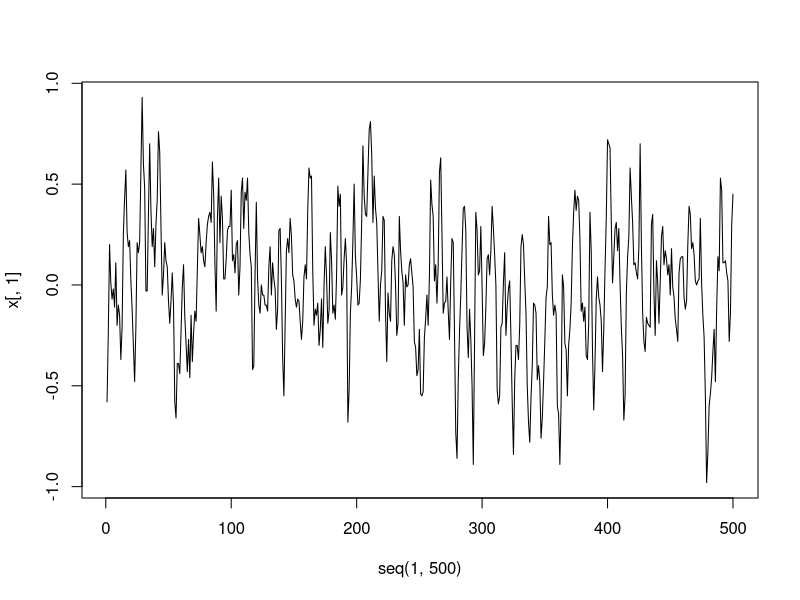
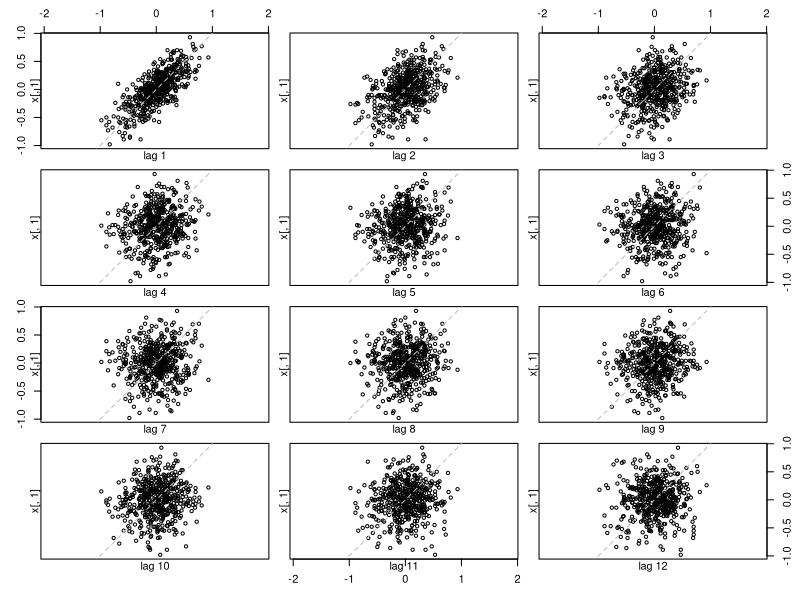
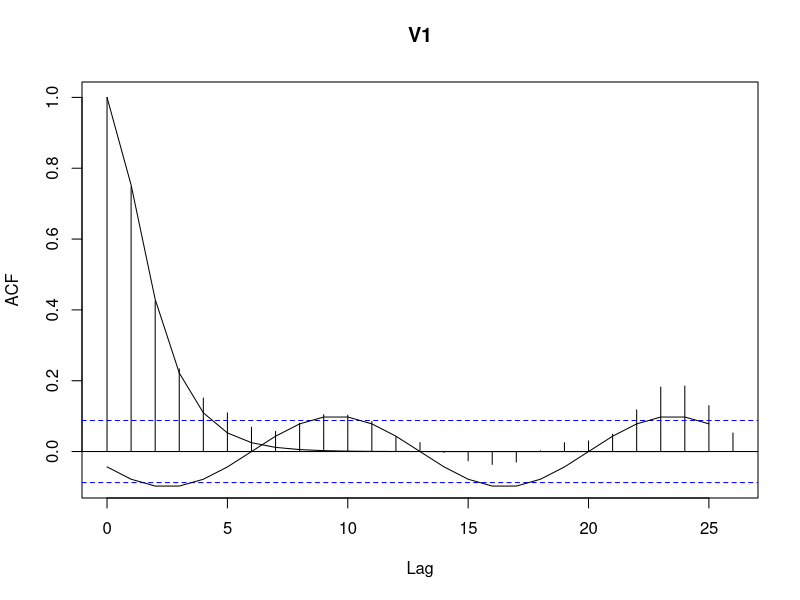

Recreate these plots in R, in order.
## ---- chunk 1
knitr::opts_chunk$set(echo = TRUE)
## ---- chunk 2
x = read.table("DataEx3G8.txt")
## ---- chunk 3
plot(seq(1,500),x[,1],type="l")
## ---- chunk 4
lag.plot(x[,1],12)
## ---- chunk 5
arima=arima(x,order=c(2,0,1))
## ---- chunk 6
acf=acf(x)
lines(seq(0,25),ARMAacf(ar=c(0.7411,-0.1282),ma=0.2789,lag.max=25))
n=seq(0,25)
s=0.1*sin(2*pi*(n-6)/14)
lines(n,s)
## ---- chunk 7
p=10
c=2*pi/p
y=asin(c*x[,1])
